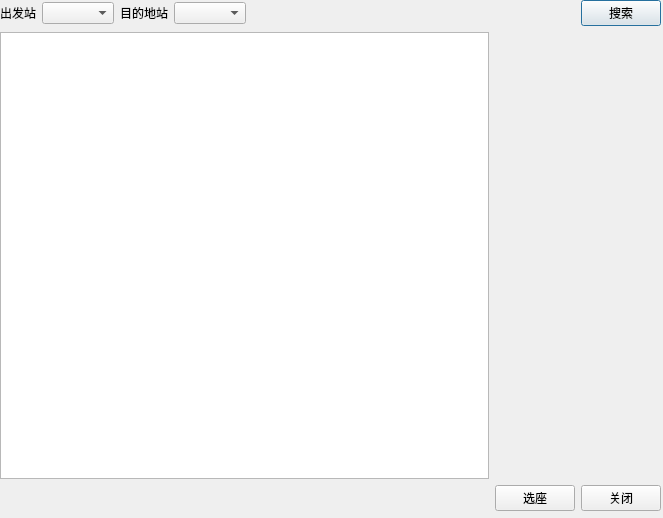
<?xml version="1.0" encoding="UTF-8"?>
<ui version="4.0">
 <class>SearchView</class>
 <widget class="QDialog" name="SearchView">
  <property name="geometry">
   <rect>
    <x>0</x>
    <y>0</y>
    <width>663</width>
    <height>518</height>
   </rect>
  </property>
  <property name="windowTitle">
   <string>Dialog</string>
  </property>
  <property name="styleSheet">
   <string notr="true">#SearchView{background-image: url(:/new/prefix1/index8.jpg);}</string>
  </property>
  <widget class="QWidget" name="layoutWidget">
   <property name="geometry">
    <rect>
     <x>0</x>
     <y>0</y>
     <width>661</width>
     <height>511</height>
    </rect>
   </property>
   <layout class="QGridLayout" name="gridLayout">
    <item row="3" column="0">
     <spacer name="horizontalSpacer_2">
      <property name="orientation">
       <enum>Qt::Horizontal</enum>
      </property>
      <property name="sizeHint" stdset="0">
       <size>
        <width>40</width>
        <height>20</height>
       </size>
      </property>
     </spacer>
    </item>
    <item row="0" column="0" colspan="3">
     <layout class="QHBoxLayout" name="horizontalLayout">
      <item>
       <widget class="QLabel" name="startlabel">
        <property name="text">
         <string>出发站</string>
        </property>
        <property name="buddy">
         <cstring>startstationBox</cstring>
        </property>
       </widget>
      </item>
      <item>
       <widget class="QComboBox" name="startstationBox">
        <property name="autoFillBackground">
         <bool>false</bool>
        </property>
        <property name="styleSheet">
         <string notr="true"/>
        </property>
       </widget>
      </item>
      <item>
       <widget class="QLabel" name="endlabel">
        <property name="text">
         <string>目的地站</string>
        </property>
        <property name="buddy">
         <cstring>endstationBox</cstring>
        </property>
       </widget>
      </item>
      <item>
       <widget class="QComboBox" name="endstationBox">
        <property name="styleSheet">
         <string notr="true"/>
        </property>
       </widget>
      </item>
      <item>
       <spacer name="horizontalSpacer">
        <property name="orientation">
         <enum>Qt::Horizontal</enum>
        </property>
        <property name="sizeHint" stdset="0">
         <size>
          <width>68</width>
          <height>20</height>
         </size>
        </property>
       </spacer>
      </item>
      <item>
       <widget class="QPushButton" name="searchButton">
        <property name="styleSheet">
         <string notr="true"/>
        </property>
        <property name="text">
         <string>搜索</string>
        </property>
       </widget>
      </item>
     </layout>
    </item>
    <item row="1" column="0" rowspan="2">
     <widget class="QTableWidget" name="tableWidget">
      <property name="styleSheet">
       <string notr="true">
border-image: url(:/new/prefix1/index9.jpg);</string>
      </property>
     </widget>
    </item>
    <item row="2" column="2">
     <spacer name="verticalSpacer">
      <property name="orientation">
       <enum>Qt::Vertical</enum>
      </property>
      <property name="sizeHint" stdset="0">
       <size>
        <width>20</width>
        <height>88</height>
       </size>
      </property>
     </spacer>
    </item>
    <item row="3" column="2">
     <widget class="QPushButton" name="closeButton">
      <property name="text">
       <string>关闭</string>
      </property>
     </widget>
    </item>
    <item row="3" column="1">
     <widget class="QPushButton" name="bookButton">
      <property name="styleSheet">
       <string notr="true">background-i
font: 75 11pt &quot;黑体&quot;;</string>
      </property>
      <property name="text">
       <string>选座</string>
      </property>
     </widget>
    </item>
   </layout>
  </widget>
 </widget>
 <resources/>
 <connections/>
</ui>
